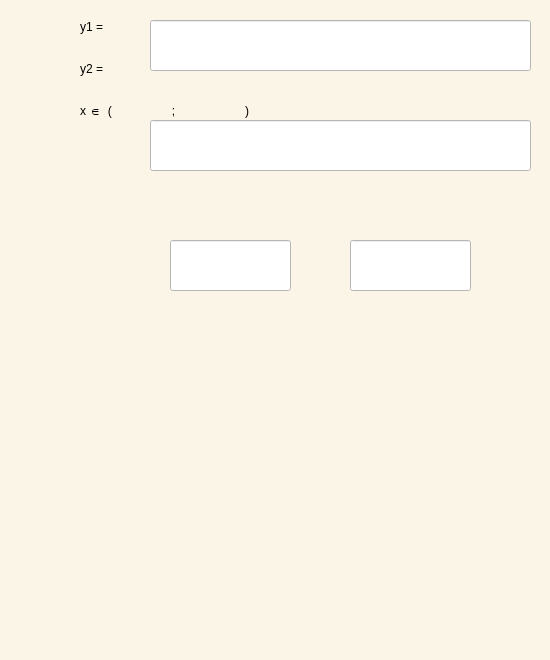
<?xml version="1.0" encoding="UTF-8"?>
<ui version="4.0">
 <class>BaseWindow</class>
 <widget class="QMainWindow" name="BaseWindow">
  <property name="geometry">
   <rect>
    <x>0</x>
    <y>0</y>
    <width>550</width>
    <height>660</height>
   </rect>
  </property>
  <property name="minimumSize">
   <size>
    <width>550</width>
    <height>660</height>
   </size>
  </property>
  <property name="maximumSize">
   <size>
    <width>550</width>
    <height>660</height>
   </size>
  </property>
  <property name="windowTitle">
   <string>WorkRaum</string>
  </property>
  <property name="layoutDirection">
   <enum>Qt::LeftToRight</enum>
  </property>
  <widget class="QWidget" name="BaseWidget">
   <property name="styleSheet">
    <string notr="true">background-color: rgb(250, 245, 230);</string>
   </property>
   <widget class="QLineEdit" name="functionInput">
    <property name="geometry">
     <rect>
      <x>150</x>
      <y>20</y>
      <width>381</width>
      <height>51</height>
     </rect>
    </property>
    <property name="font">
     <font>
      <family>Segoe Print</family>
      <pointsize>13</pointsize>
      <weight>50</weight>
      <italic>false</italic>
      <bold>false</bold>
     </font>
    </property>
    <property name="whatsThis">
     <string>&lt;html&gt;&lt;head/&gt;&lt;body&gt;&lt;p&gt;Введите формулу. Если не знаете как, посмотрите во вкладке &amp;quot;Помощь&amp;quot;&lt;/p&gt;&lt;/body&gt;&lt;/html&gt;</string>
    </property>
    <property name="styleSheet">
     <string notr="true">background-color: rgb(255, 255, 255);
font: 13pt &quot;Segoe Print&quot;;</string>
    </property>
    <property name="inputMask">
     <string extracomment="Введите функцию в виде f(x)"/>
    </property>
    <property name="maxLength">
     <number>32766</number>
    </property>
   </widget>
   <widget class="QLabel" name="calcButton">
    <property name="geometry">
     <rect>
      <x>240</x>
      <y>570</y>
      <width>55</width>
      <height>71</height>
     </rect>
    </property>
    <property name="whatsThis">
     <string>&lt;html&gt;&lt;head/&gt;&lt;body&gt;&lt;p&gt;Показать график&lt;/p&gt;&lt;/body&gt;&lt;/html&gt;</string>
    </property>
    <property name="text">
     <string/>
    </property>
    <property name="pixmap">
     <pixmap>images.png</pixmap>
    </property>
   </widget>
   <widget class="QLabel" name="askButton">
    <property name="geometry">
     <rect>
      <x>10</x>
      <y>80</y>
      <width>61</width>
      <height>61</height>
     </rect>
    </property>
    <property name="text">
     <string/>
    </property>
    <property name="pixmap">
     <pixmap>questionSign.png</pixmap>
    </property>
   </widget>
   <widget class="QLineEdit" name="functionInput_2">
    <property name="geometry">
     <rect>
      <x>150</x>
      <y>120</y>
      <width>381</width>
      <height>51</height>
     </rect>
    </property>
    <property name="font">
     <font>
      <family>Segoe Print</family>
      <pointsize>13</pointsize>
      <weight>50</weight>
      <italic>false</italic>
      <bold>false</bold>
     </font>
    </property>
    <property name="whatsThis">
     <string>&lt;html&gt;&lt;head/&gt;&lt;body&gt;&lt;p&gt;Введите формулу. Если не знаете как, посмотрите во вкладке &amp;quot;Помощь&amp;quot;&lt;/p&gt;&lt;/body&gt;&lt;/html&gt;</string>
    </property>
    <property name="styleSheet">
     <string notr="true">background-color: rgb(255, 255, 255);
font: 13pt &quot;Segoe Print&quot;;</string>
    </property>
    <property name="inputMask">
     <string extracomment="Введите функцию в виде f(x)"/>
    </property>
    <property name="maxLength">
     <number>32766</number>
    </property>
   </widget>
   <widget class="QLineEdit" name="leftBorderInput">
    <property name="geometry">
     <rect>
      <x>170</x>
      <y>240</y>
      <width>121</width>
      <height>51</height>
     </rect>
    </property>
    <property name="font">
     <font>
      <family>Segoe Print</family>
      <pointsize>13</pointsize>
      <weight>50</weight>
      <italic>false</italic>
      <bold>false</bold>
     </font>
    </property>
    <property name="whatsThis">
     <string>&lt;html&gt;&lt;head/&gt;&lt;body&gt;&lt;p&gt;Левая граница области определения (минимальное значение x)&lt;/p&gt;&lt;/body&gt;&lt;/html&gt;</string>
    </property>
    <property name="styleSheet">
     <string notr="true">background-color: rgb(255, 255, 255);
font: 13pt &quot;Segoe Print&quot;;</string>
    </property>
    <property name="inputMask">
     <string extracomment="Введите функцию в виде f(x)"/>
    </property>
    <property name="maxLength">
     <number>32766</number>
    </property>
   </widget>
   <widget class="QLineEdit" name="rightBorderInput">
    <property name="geometry">
     <rect>
      <x>350</x>
      <y>240</y>
      <width>121</width>
      <height>51</height>
     </rect>
    </property>
    <property name="font">
     <font>
      <family>Segoe Print</family>
      <pointsize>13</pointsize>
      <weight>50</weight>
      <italic>false</italic>
      <bold>false</bold>
     </font>
    </property>
    <property name="whatsThis">
     <string>&lt;html&gt;&lt;head/&gt;&lt;body&gt;&lt;p&gt;Правая граница области определения (максимальный x)&lt;/p&gt;&lt;/body&gt;&lt;/html&gt;</string>
    </property>
    <property name="styleSheet">
     <string notr="true">background-color: rgb(255, 255, 255);
font: 13pt &quot;Segoe Print&quot;;</string>
    </property>
    <property name="inputMask">
     <string extracomment="Введите функцию в виде f(x)"/>
    </property>
    <property name="maxLength">
     <number>32766</number>
    </property>
   </widget>
   <widget class="QLabel" name="INFORMATION">
    <property name="geometry">
     <rect>
      <x>80</x>
      <y>20</y>
      <width>451</width>
      <height>291</height>
     </rect>
    </property>
    <property name="styleSheet">
     <string notr="true">font: 13pt &quot;Segoe Print&quot;;</string>
    </property>
    <property name="text">
     <string>y1 =
  

y2 =


x ∈  (                  ;                     )</string>
    </property>
    <property name="textFormat">
     <enum>Qt::PlainText</enum>
    </property>
    <property name="alignment">
     <set>Qt::AlignLeading|Qt::AlignLeft|Qt::AlignTop</set>
    </property>
   </widget>
   <widget class="QLabel" name="messageBox">
    <property name="geometry">
     <rect>
      <x>20</x>
      <y>320</y>
      <width>511</width>
      <height>231</height>
     </rect>
    </property>
    <property name="styleSheet">
     <string notr="true">font: 87 10pt &quot;Segoe UI&quot;;</string>
    </property>
    <property name="text">
     <string/>
    </property>
    <property name="alignment">
     <set>Qt::AlignLeading|Qt::AlignLeft|Qt::AlignVCenter</set>
    </property>
   </widget>
   <widget class="QLabel" name="goBackButton">
    <property name="geometry">
     <rect>
      <x>4</x>
      <y>10</y>
      <width>61</width>
      <height>51</height>
     </rect>
    </property>
    <property name="text">
     <string/>
    </property>
    <property name="pixmap">
     <pixmap>goBack.png</pixmap>
    </property>
   </widget>
   <zorder>INFORMATION</zorder>
   <zorder>functionInput</zorder>
   <zorder>askButton</zorder>
   <zorder>functionInput_2</zorder>
   <zorder>leftBorderInput</zorder>
   <zorder>rightBorderInput</zorder>
   <zorder>messageBox</zorder>
   <zorder>calcButton</zorder>
   <zorder>goBackButton</zorder>
  </widget>
 </widget>
 <resources/>
 <connections/>
</ui>
